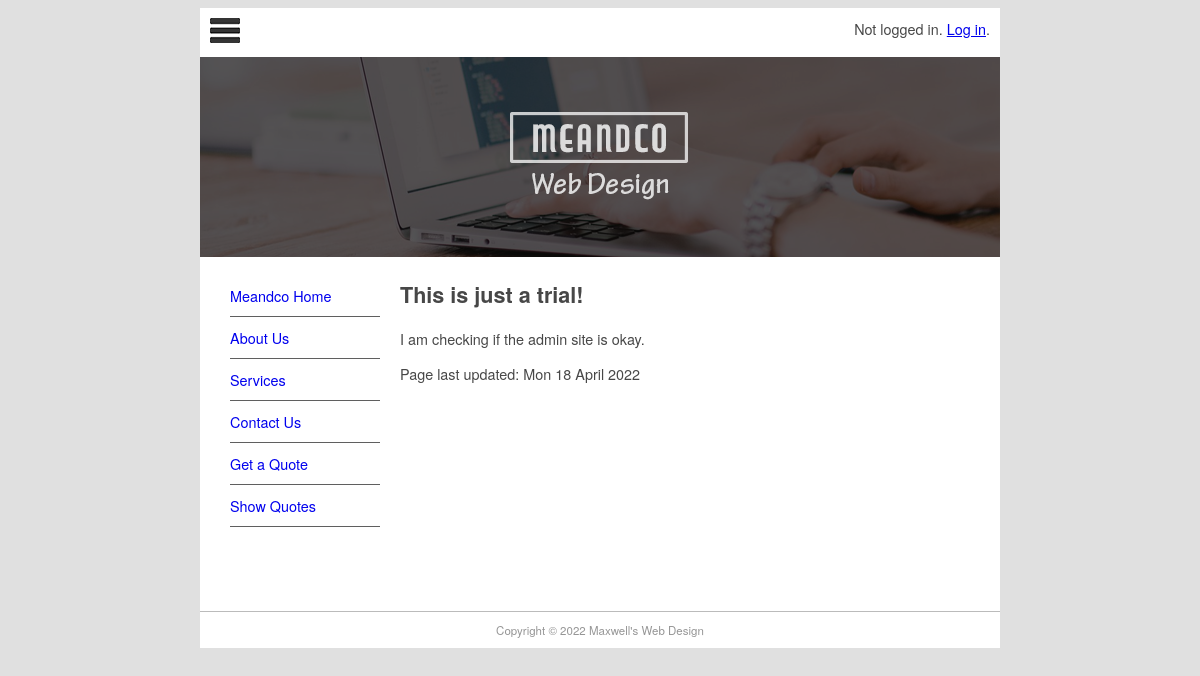
The app's page /, older data.
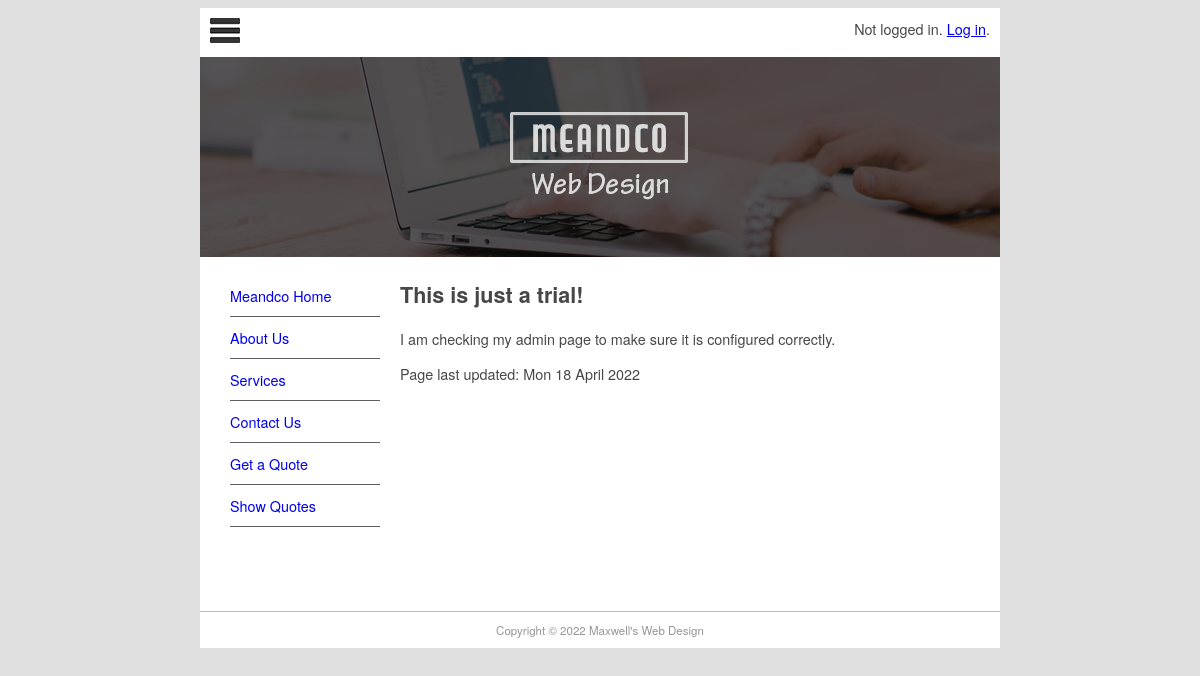
The same page, newer data.
### pages/models.py (models this page shows, shortened)
class Page(models.Model):
    title = models.CharField(max_length=60)
    permalink = models.CharField(max_length=12, unique=True)
    update_date = models.DateTimeField('Last Updated')
    bodytext = models.TextField('Page Content', blank=True)

### pages/views.py (the view)
# urls.py: path('', views.index, {'pagename': ''}, name='home'),
def index(request, pagename):
    pagename = '/' + pagename
    pg = get_object_or_404(Page, permalink=pagename)
    context = {
        'title': pg.title,
        'content': pg.bodytext,
        'last_updated': pg.update_date,
        'page_list': Page.objects.all(),
    }
    return render(request, 'pages/page.html', context)

### pages/templates/pages/page.html (shortened to what this page needs)
{% extends "base.html" %}
{% block sidenav %}
    {% for page in page_list %}
    <li>
      <a href="{{ page.permalink }}">{{ page.title }}</a>
    </li>
    {% endfor %}
{% endblock sidenav %}
{% block content %}
{% autoescape off %}
{{ content }}
{% endautoescape %}
<p>
  Page last updated: {{ last_updated|date:"D d F Y" }}
</p>
{% endblock content %}

### mfdw_site/templates/base.html (shortened to what this page needs)
{% load static %}
<!doctype html>
<html>
<head>
<link href="{% static 'main.css' %}" rel="stylesheet" type="text/css">
</head>
<body>
<div id="wrapper">
  <header id="header">
    <div id="logo"><img src="{% static 'logo.jpg' %}" alt=""/>
    <span style="float: right;">
        {% if user.is_authenticated %}
          Hello, {{ user.username }}. <a href="{% url 'logout' %}?next=/">Log out</a>.
        {% else %}
          Not logged in. <a href="{% url 'login' %}?next=/">Log in</a>.
        {% endif %}
    </span>
    </div>
    <div id="topbanner"><img src="{% static 'top_banner.png' %}" width="800" height="200" alt=""/></div>
  </header>
  <aside id="leftsidebar">
    <nav id="nav">
      <ul>
        {% block sidenav %}{% endblock sidenav %}
        <li><a href="/contact">Contact Us</a></li>
        <li><a href="/quote/">Get a Quote</a></li>
        <li><a href="/quote/show">Show Quotes</a></li>
      </ul>
    </nav>
  </aside>
  <section id="main">
    {% block content %}{% endblock content %}
  </section>
  <footer id="footer">Copyright &copy; 2022 Maxwell's Web Design</footer>
</div>
</body>
</html>

### mfdw_site/static/main.css (style rules this page uses)
#header { border-style: none; width: 800px; height: auto; }
#wrapper { margin-top: 0px; margin-left: auto; margin-right: auto; background-color: #FFFFFF; width: 800px; }
body { background-color: #E0E0E0; font-family: Gotham, "Helvetica Neue", Helvetica, Arial, sans-serif; font-size: 0.9em; text-align: justify; color: #474747; }
#footer { text-align: center; font-size: 0.8em; margin-top: 5px; padding-top: 10px; padding-bottom: 10px; background-color: #FFFFFF; border-top: thin solid #BBBBBB; clear: both; color: #969696; }
#nav li { padding-top: 10px; padding-bottom: 10px; font-size: 1em; list-style-type: none; border-bottom: thin solid #5F5F5F; color: #4C4C4C; left: 0px; list-style-position: inside; margin-left: -10px; }
#nav li a { text-decoration: none; }
#leftsidebar { width: 180px; height: 350px; float: left; }
#main { width: 560px; float: left; margin-left: 20px; margin-right: 10px; padding-right: 10px; }
#logo { padding: 10px; }

Row changes from the older to the newer data that the page shows:
changed Page "Meandco Home": bodytext "This is just a trial! I am checking if the admin site is okay." → "This is just a trial! I am checking my admin page to make sure it is configured correctly."
